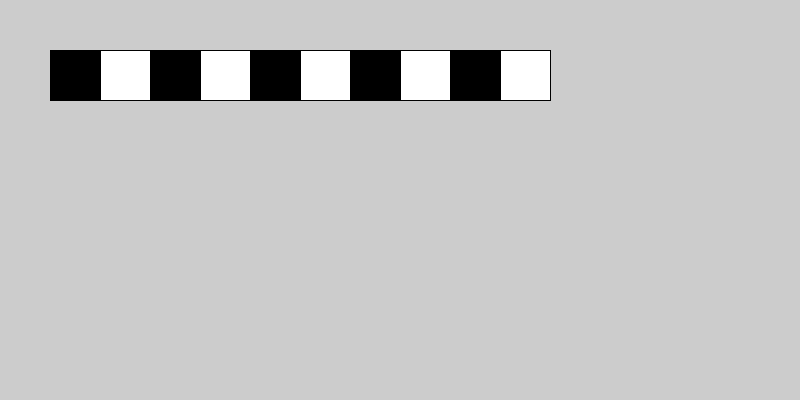
Frame 1 (no input)
Frame 60 (the mouse pressed at the canvas centre just before this capture): identical to frame 1, image omitted
Frame 120 (the mouse held since frame 60 and released just before this capture): identical to frame 1, image omitted

The Processing sketch that drew this single still picture (run headless with seeded random() and noise(); from frame 60 on, the mouse is pressed at the canvas centre):

// Processing sketch: Programing1Lesson06Sample05
// ── Programing1Lesson06Sample05.pde
void setup() {
  size(800, 400);
}

void draw() {
  int x = 50;
  
  for (int i=0; i<10; i++) {
    if (i%2 == 0) fill(0);
    else fill(255);
    rect(0 + 50+x*i, 50, x, x);
  }
 }
